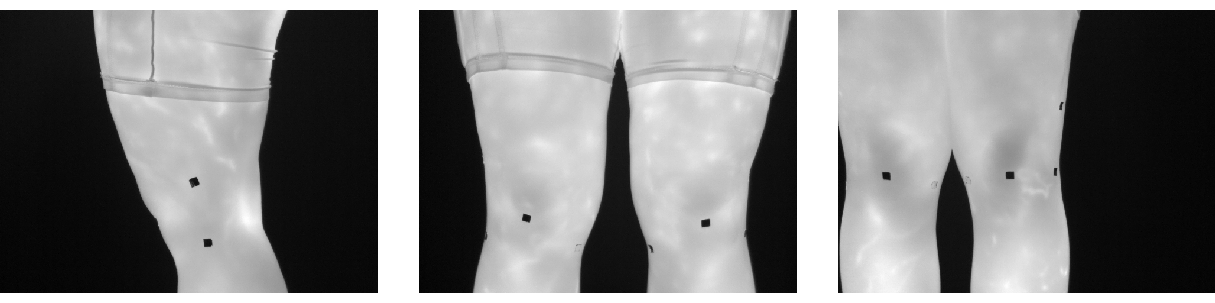

Python code for this plot:
import matplotlib.pyplot as plt
import cv2

for j in range(1, 4):
    img = cv2.imread('{}.png'.format(j))
    plt.subplot(1, 3, j)
    plt.imshow(img)
    plt.axis('off')
    plt.tight_layout()
plt.show()
